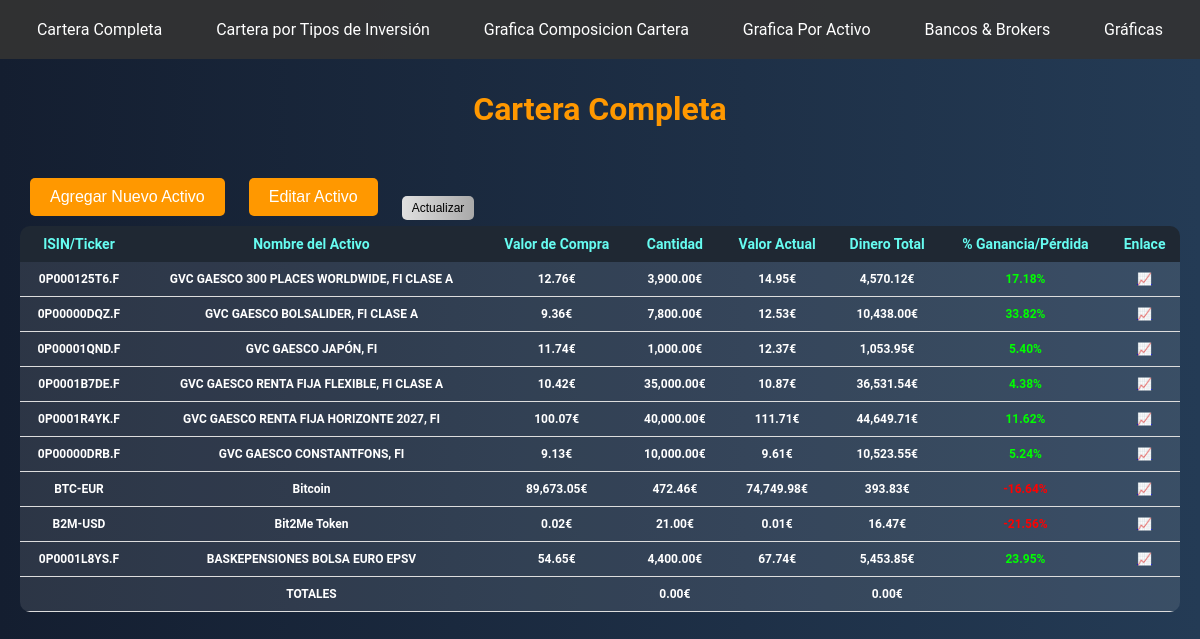
The page / on the database its author committed.
### tables this page shows
CREATE TABLE investments (
                id INTEGER PRIMARY KEY AUTOINCREMENT,
                isin TEXT NOT NULL,
                asset_name TEXT NOT NULL,
                purchase_value REAL NOT NULL,
                amount REAL NOT NULL,
                current_value REAL,
                total_money REAL,
                profit_loss_percentage REAL
            , investment_type TEXT);

### app.py (the view)
@app.route('/')
def index():
    with sqlite3.connect('database.db') as conn:
        cursor = conn.cursor()
        cursor.execute('SELECT * FROM investments')
        investments = cursor.fetchall()
        total_quantity = sum(float(investment[4]) for investment in investments)
        total_money = sum(float(investment[6]) for investment in investments)
        total_purchase_value = sum(float(investment[3]) for investment in investments)
    return render_template('index.html', investments=investments, total_quantity=total_quantity, total_money=total_money, total_purchase_value=total_purchase_value)

### templates/index.html (shortened to what this page needs)
{% extends 'layout.html' %}
{% block content %}
<h1>Cartera Completa</h1>
<button id="add-asset" onclick="openAddAssetWindow()">Agregar Nuevo Activo</button>
<button id="edit-asset" onclick="openEditAssetWindow()">Editar Activo</button>
<table class="table">
    <thead>
        <tr>
            <th>ISIN/Ticker</th>
            <th>Nombre del Activo</th>
            <th>Valor de Compra</th>
            <th>Cantidad</th>
            <th>Valor Actual</th>
            <th>Dinero Total</th>
            <th>% Ganancia/Pérdida</th>
            <th>Enlace</th>
        </tr>
    </thead>
    <tbody>
        {% set total_quantity = 0 %}
        {% set total_money = 0 %}
        {% set total_purchase_value = 0 %}
        {% set total_gain_loss_percentage = 0 %}
        {% set isin_list = ["0P000125T6.F", "0P00000DQZ.F", "0P00001QND.F", "0P0001B7DE.F", "0P0001R4YK.F", "0P00000DRB.F"] %}
        {% for idx in range(0, 6) %}
        <tr>
            <td>{{ isin_list[idx] }}</td>
            <td>{{ investments[idx][2] }}</td>
            <td>{{ '{:,.2f}'.format(investments[idx][3] | float) }}€</td>
            <td>{{ '{:,.2f}'.format(investments[idx][4] | float) }}€</td>
            <td>{{ '{:,.2f}'.format(investments[idx][5] | float) }}€</td>
            <td>{{ '{:,.2f}'.format(investments[idx][6] | float) }}€</td>
            <td class="{{ 'positive' if investments[idx][7] >= 0 else 'negative' }}">{{ '%.2f' % (investments[idx][7] | float) }}%</td>
            <td><a href="https://finance.yahoo.com/quote/{{ isin_list[idx] }}" target="_blank">📈</a></td>
            {% set total_quantity = total_quantity + (investments[idx][4] | float) %}
            {% set total_money = total_money + (investments[idx][6] | float) %}
            {% set total_purchase_value = total_purchase_value + (investments[idx][3] | float) %}
            {% set total_gain_loss_percentage = total_gain_loss_percentage + (investments[idx][7] | float) %}
        </tr>
        {% endfor %}
        {% for inv in investments[6:] %}
        <tr>
            <td>{{ inv[1] }}</td>
            <td>{{ inv[2] }}</td>
            <td>{{ '{:,.2f}'.format(inv[3] | float) }}€</td>
            <td>{{ '{:,.2f}'.format(inv[4] | float) }}€</td>
            <td>{{ '{:,.2f}'.format(inv[5] | float) }}€</td>
            <td>{{ '{:,.2f}'.format(inv[6] | float) }}€</td>
            <td class="{{ 'positive' if inv[7] >= 0 else 'negative' }}">{{ '%.2f' % (inv[7] | float) }}%</td>
            <td><a href="https://finance.yahoo.com/quote/{{ inv[1] }}" target="_blank">📈</a></td>
            {% set total_quantity = total_quantity + (inv[4] | float) %}
            {% set total_money = total_money + (inv[6] | float) %}
            {% set total_purchase_value = total_purchase_value + (inv[3] | float) %}
            {% set total_gain_loss_percentage = total_gain_loss_percentage + (inv[7] | float) %}
        </tr>
        {% endfor %}
        <tr>
            <td></td>
            <td>TOTALES</td>
            <td></td>
            <td>{{ '{:,.2f}'.format(total_quantity) }}€</td>
            <td></td>
            <td>{{ '{:,.2f}'.format(total_money) }}€</td>
            <td></td>
            <td></td>
        </tr>
    </tbody>
<button id="update-assets" onclick="updateAssets()">Actualizar</button>
{% endblock %}

### templates/layout.html (shortened to what this page needs)
<!DOCTYPE html>
<html lang="en">
<head>
    <link rel="stylesheet" href="{{ url_for('static', filename='styles.css') }}">
</head>
<body>
    <div class="navbar" id="navbar">
        <div class="navbar-content">
            <a href="{{ url_for('index') }}">Cartera Completa</a>
            <a href="{{ url_for('tables') }}">Cartera por Tipos de Inversión</a>
            <a href="{{ url_for('pie_chart') }}">Grafica Composicion Cartera</a>
            <a href="{{ url_for('investment_categories') }}">Grafica Por Activo</a>
            <a href="{{ url_for('bank') }}">Bancos & Brokers</a>
            <a href="{{ url_for('graphs') }}">Gráficas</a>
        </div>
    </div>
    {% block content %}{% endblock %}
</body>
</html>

### static/styles.css (style rules this page uses)
body { font-family: 'Roboto', sans-serif; background: linear-gradient(to right, #141e30, #243b55); margin: 0; padding: 20px; color: #fff; }
h1 { color: #ff9800; text-align: center; margin-top: 70px; margin-bottom: 40px; }
.table { width: 100%; border-collapse: collapse; overflow: hidden; border-radius: 10px; margin-bottom: 40px; font-size: 14px; }
.table thead { background: #1f2833; }
.table thead th { color: #66fcf1; font-weight: bold; text-align: center; padding: 10px; transition: background 0.3s; }
.table tbody tr { background: rgba(255, 255, 255, 0.1); transition: background 0.3s; }
.table tbody td { color: #fff; font-weight: bold; text-align: center; padding: 10px; border-bottom: 1px solid #ddd; font-size: 12px; white-space: nowrap; }
.positive { color: #00FF00 !important; }
.negative { color: #FF0000 !important; }
#update-assets { background: linear-gradient(to right, #e0e0e0, #a9a9a9); color: #000; border: none; padding: 5px 10px; font-size: 12px; border-radius: 5px; position: relative; top: 10px; left: 0; cursor: pointer; transition: background 0.3s, color 0.3s; }
.navbar { width: 100%; background-color: rgba(51, 51, 51, 0.9); position: fixed; top: 0; left: 0; z-index: 1000; transition: top 0.3s, opacity 0.3s; }
.navbar-content { display: flex; justify-content: space-around; align-items: center; padding: 10px; }
.navbar a { color: #fff; text-decoration: none; font-size: 16px; padding: 10px 20px; transition: background 0.3s, color 0.3s; }
h1 { margin-top: 70px; }
button { background-color: #ff9800; color: #fff; border: none; padding: 10px 20px; margin: 10px; cursor: pointer; font-size: 16px; border-radius: 5px; transition: background 0.3s, color 0.3s; }

### rows shown on the page
investments: asset_name "GVC GAESCO 300 PLACES WORLDWIDE, FI CLASE A", purchase_value "12.76", amount "3,900.00", current_value "14.95", total_money "4,570.12", profit_loss_percentage "17.18"
investments: isin "0P00000DQZ.F", asset_name "GVC GAESCO BOLSALIDER, FI CLASE A", purchase_value "9.36", amount "7,800.00", current_value "12.53", total_money "10,438.00", profit_loss_percentage "33.82"
investments: isin "0P00001QND.F", asset_name "GVC GAESCO JAPÓN, FI", purchase_value "11.74", amount "1,000.00", current_value "12.37", total_money "1,053.95", profit_loss_percentage "5.40"
investments: isin "0P0001B7DE.F", asset_name "GVC GAESCO RENTA FIJA FLEXIBLE, FI CLASE A", purchase_value "10.42", amount "35,000.00", current_value "10.87", total_money "36,531.54", profit_loss_percentage "4.38"
investments: isin "0P0001R4YK.F", asset_name "GVC GAESCO RENTA FIJA HORIZONTE 2027, FI", purchase_value "100.07", amount "40,000.00", current_value "111.71", total_money "44,649.71", profit_loss_percentage "11.62"
investments: isin "0P00000DRB.F", asset_name "GVC GAESCO CONSTANTFONS, FI", purchase_value "9.13", amount "10,000.00", current_value "9.61", total_money "10,523.55", profit_loss_percentage "5.24"
investments: isin "BTC-EUR", asset_name "Bitcoin", purchase_value "89,673.05", amount "472.46", current_value "74,749.98", total_money "393.83"
investments: isin "B2M-USD", asset_name "Bit2Me Token", purchase_value "0.02", amount "21.00", current_value "0.01", total_money "16.47"
investments: isin "0P0001L8YS.F", asset_name "BASKEPENSIONES BOLSA EURO EPSV", purchase_value "54.65", amount "4,400.00", current_value "67.74", total_money "5,453.85", profit_loss_percentage "23.95"

### other values the page prints
{{ isin_list[idx] }} "0P000125T6.F"
{{ '{:,.2f}'.format(total_quantity) }} "0.00"
{{ '{:,.2f}'.format(total_money) }} "0.00"
